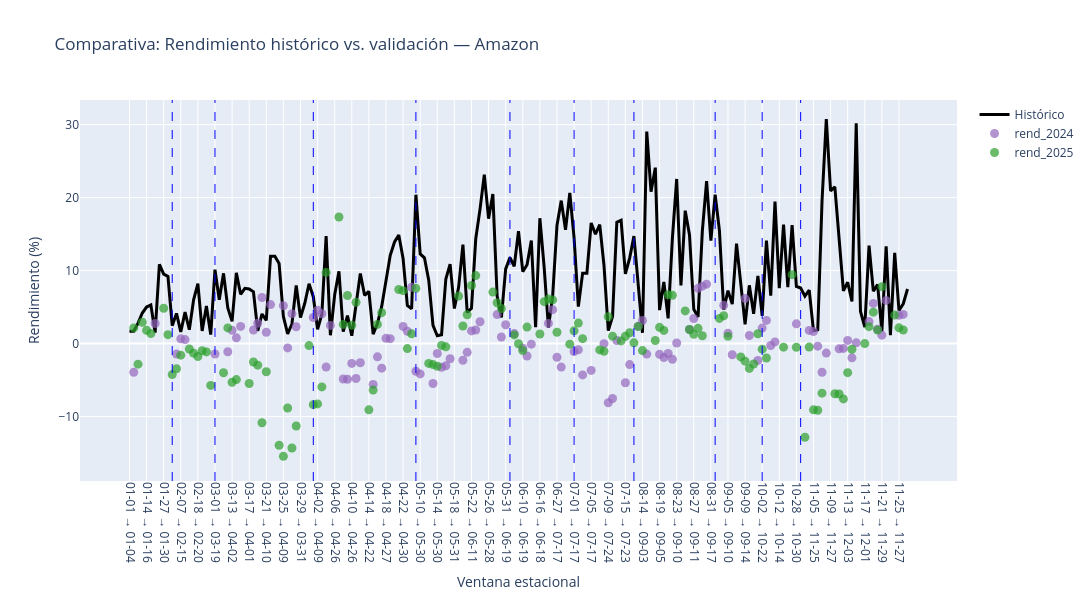

This figure's notebook cell:
### Code cell
# Copia para no modificar df_final original
df_plot = df_final.copy()
df_plot = df_plot.rename(columns={"rend_inicio_a_fin": "rend_historico"})

# Identificar columnas de validación
cols_rend = [c for c in df_plot.columns if c.startswith("rend_")]

# Preparar DataFrame largo (melt)
df_melt = df_plot.melt(
    id_vars=["md_inicio", "md_fin", "rend_historico"],
    value_vars=cols_rend,
    var_name="año",
    value_name="rendimiento"
)

# Crear etiqueta de ventana
df_melt["ventana"] = df_melt["md_inicio"] + " → " + df_melt["md_fin"]

# Extraer mes para detectar cambios
df_melt["mes"] = df_melt["md_inicio"].str.slice(0, 2).astype(int)

# Ordenar por fecha para que las líneas verticales tengan sentido
df_melt = df_melt.sort_values(["mes", "md_inicio"])

# Detectar posiciones donde cambia el mes
line_positions = []
ventanas_ordenadas = df_melt["ventana"].unique()

meses = df_melt.drop_duplicates("ventana")["mes"].tolist()
for i in range(1, len(meses)):
    if meses[i] != meses[i-1]:
        line_positions.append(i)

# Crear figura
fig = go.Figure()

# --- Línea del rendimiento histórico ---
df_hist = df_melt.drop_duplicates("ventana")

fig.add_trace(
    go.Scatter(
        x=df_hist["ventana"],
        y=df_hist["rend_historico"],
        mode="lines",
        name="Histórico",
        line=dict(color="black", width=3)
    )
)

# --- Puntos de cada año de validación ---
colores = {
    "rend_historico": "black",
    "rend_2024": "#9467bd",
    "rend_2025": "#2ca02c"
}


for año in df_melt["año"].unique():
    df_year = df_melt[df_melt["año"] == año]
    fig.add_trace(
        go.Scatter(
            x=df_year["ventana"],
            y=df_year["rendimiento"],
            mode="markers",
            name=año,
            marker=dict(size=9, color=colores[año], opacity=0.7)
        )
    )

# --- Líneas verticales por meses ---
for pos in line_positions:
    fig.add_vline(
        x=pos,
        line_width=1,
        line_dash="dash",
        line_color="blue"
    )

# Layout
fig.update_layout(
    title=f"Comparativa: Rendimiento histórico vs. validación — {name}",
    xaxis_title="Ventana estacional",
    yaxis_title="Rendimiento (%)",
    height=600,
    width=1400,
)

fig.update_xaxes(tickangle=90)

fig.show()

### Figure 1 — Plotly figure (JSON) as saved in the notebook; plotly's stock layout.template omitted (floating-point values rounded to 4 significant figures; data arrays with more than 128 entries replaced by an {"elided": "..."} marker saying what was removed)
{"data": [{"line": {"color": "black", "width": 3}, "mode": "lines", "name": "Histórico", "type": "scatter", "x": {"elided": "183 str values"}, "y": {"elided": "183 float values"}}, {"marker": {"color": "#9467bd", "opacity": 0.7, "size": 9}, "mode": "markers", "name": "rend_2024", "type": "scatter", "x": {"elided": "183 str values"}, "y": {"elided": "183 float values"}}, {"marker": {"color": "#2ca02c", "opacity": 0.7, "size": 9}, "mode": "markers", "name": "rend_2025", "type": "scatter", "x": {"elided": "183 str values"}, "y": {"elided": "183 float values"}}], "layout": {"height": 600, "shapes": [{"line": {"color": "blue", "dash": "dash", "width": 1}, "type": "line", "x0": 10, "x1": 10, "xref": "x", "y0": 0, "y1": 1, "yref": "y domain"}, {"line": {"color": "blue", "dash": "dash", "width": 1}, "type": "line", "x0": 20, "x1": 20, "xref": "x", "y0": 0, "y1": 1, "yref": "y domain"}, {"line": {"color": "blue", "dash": "dash", "width": 1}, "type": "line", "x0": 43, "x1": 43, "xref": "x", "y0": 0, "y1": 1, "yref": "y domain"}, {"line": {"color": "blue", "dash": "dash", "width": 1}, "type": "line", "x0": 67, "x1": 67, "xref": "x", "y0": 0, "y1": 1, "yref": "y domain"}, {"line": {"color": "blue", "dash": "dash", "width": 1}, "type": "line", "x0": 89, "x1": 89, "xref": "x", "y0": 0, "y1": 1, "yref": "y domain"}, {"line": {"color": "blue", "dash": "dash", "width": 1}, "type": "line", "x0": 104, "x1": 104, "xref": "x", "y0": 0, "y1": 1, "yref": "y domain"}, {"line": {"color": "blue", "dash": "dash", "width": 1}, "type": "line", "x0": 118, "x1": 118, "xref": "x", "y0": 0, "y1": 1, "yref": "y domain"}, {"line": {"color": "blue", "dash": "dash", "width": 1}, "type": "line", "x0": 137, "x1": 137, "xref": "x", "y0": 0, "y1": 1, "yref": "y domain"}, {"line": {"color": "blue", "dash": "dash", "width": 1}, "type": "line", "x0": 148, "x1": 148, "xref": "x", "y0": 0, "y1": 1, "yref": "y domain"}, {"line": {"color": "blue", "dash": "dash", "width": 1}, "type": "line", "x0": 157, "x1": 157, "xref": "x", "y0": 0, "y1": 1, "yref": "y domain"}], "title": {"text": "Comparativa: Rendimiento histórico vs. validación — Amazon"}, "width": 1400, "xaxis": {"tickangle": 90, "title": {"text": "Ventana estacional"}}, "yaxis": {"title": {"text": "Rendimiento (%)"}}}}
